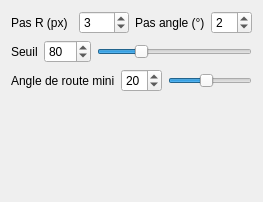
      <widget class="QWidget" name="tabE">
       <attribute name="title">
        <string>E</string>
       </attribute>
       <layout class="QGridLayout" name="gridLayout_22">
        <item row="0" column="0">
         <layout class="QHBoxLayout" name="horizontalLayout_18">
          <item>
           <widget class="QLabel" name="label_18">
            <property name="text">
             <string>Pas R (px)</string>
            </property>
           </widget>
          </item>
          <item>
           <widget class="QSpinBox" name="stepRadiiE">
            <property name="minimumSize">
             <size>
              <width>25</width>
              <height>0</height>
             </size>
            </property>
            <property name="maximumSize">
             <size>
              <width>50</width>
              <height>16777215</height>
             </size>
            </property>
            <property name="minimum">
             <number>1</number>
            </property>
            <property name="maximum">
             <number>20</number>
            </property>
            <property name="singleStep">
             <number>1</number>
            </property>
            <property name="value">
             <number>3</number>
            </property>
           </widget>
          </item>
         </layout>
        </item>
        <item row="0" column="1">
         <layout class="QHBoxLayout" name="horizontalLayout_19">
          <item>
           <widget class="QLabel" name="label_19">
            <property name="text">
             <string>Pas angle (°)</string>
            </property>
           </widget>
          </item>
          <item>
           <widget class="QSpinBox" name="stepAngleE">
            <property name="minimumSize">
             <size>
              <width>25</width>
              <height>0</height>
             </size>
            </property>
            <property name="maximumSize">
             <size>
              <width>50</width>
              <height>16777215</height>
             </size>
            </property>
            <property name="minimum">
             <number>1</number>
            </property>
            <property name="maximum">
             <number>15</number>
            </property>
            <property name="singleStep">
             <number>1</number>
            </property>
            <property name="value">
             <number>2</number>
            </property>
           </widget>
          </item>
         </layout>
        </item>
        <item row="1" column="0" colspan="2">
         <layout class="QHBoxLayout" name="horizontalLayout_20">
          <item>
           <widget class="QLabel" name="label_20">
            <property name="text">
             <string>Seuil</string>
            </property>
           </widget>
          </item>
          <item>
           <widget class="QSpinBox" name="thresholdE">
            <property name="maximum">
             <number>300</number>
            </property>
            <property name="singleStep">
             <number>1</number>
            </property>
            <property name="value">
             <number>80</number>
            </property>
           </widget>
          </item>
          <item>
           <widget class="QSlider" name="horizontalSlider_8">
            <property name="maximum">
             <number>300</number>
            </property>
            <property name="value">
             <number>80</number>
            </property>
            <property name="orientation">
             <enum>Qt::Horizontal</enum>
            </property>
           </widget>
          </item>
         </layout>
        </item>
        <item row="2" column="0" colspan="2">
         <layout class="QHBoxLayout" name="horizontalLayout_21">
          <item>
           <widget class="QLabel" name="label_21">
            <property name="text">
             <string>Angle de route mini</string>
            </property>
           </widget>
          </item>
          <item>
           <widget class="QSpinBox" name="miniRoadAngleE">
            <property name="maximum">
             <number>45</number>
            </property>
            <property name="singleStep">
             <number>1</number>
            </property>
            <property name="value">
             <number>20</number>
            </property>
           </widget>
          </item>
          <item>
           <widget class="QSlider" name="horizontalSlider_9">
            <property name="maximum">
             <number>45</number>
            </property>
            <property name="value">
             <number>20</number>
            </property>
            <property name="orientation">
             <enum>Qt::Horizontal</enum>
            </property>
           </widget>
          </item>
         </layout>
        </item>
        <item row="3" column="0" colspan="2">
         <spacer name="verticalSpacer">
          <property name="orientation">
           <enum>Qt::Vertical</enum>
          </property>
          <property name="sizeHint" stdset="0">
           <size>
            <width>20</width>
            <height>99</height>
           </size>
          </property>
         </spacer>
        </item>
       </layout>
      </widget>
